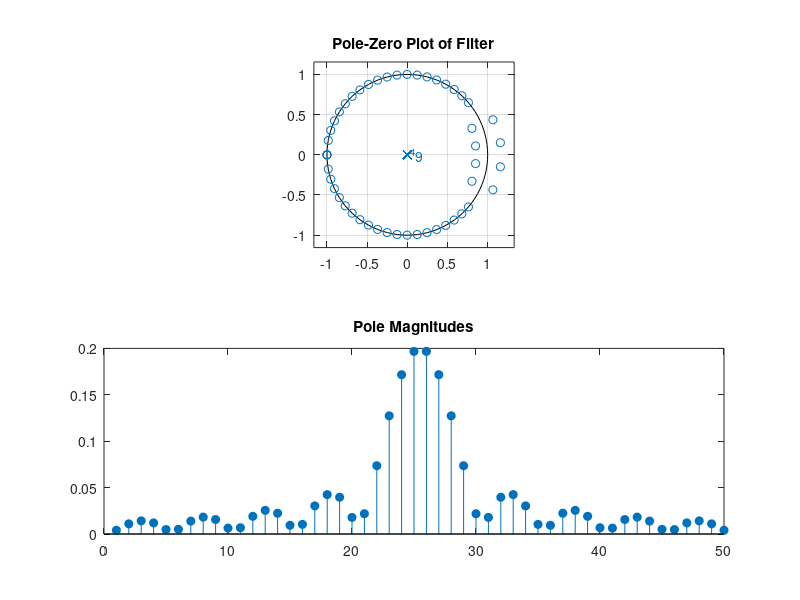
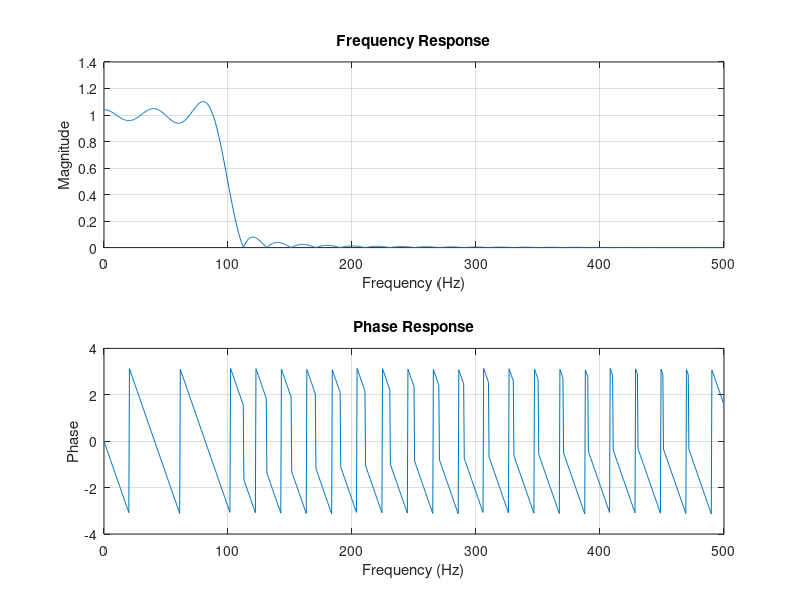

Reproduce these figures in MATLAB, in order.
clc;
clear all;
close all;

Fs = 1000;
N = 50;
fc = 100;
n = 0:N - 1;

h = (2 * fc / Fs) * sinc(2 * fc * (n - (N - 1) / 2) / Fs);
a = [1 0];
b = h;

figure;
subplot(2, 1, 1);
zplane(b, a);
title('Pole-Zero Plot of Filter');

subplot(2, 1, 2);
stem(abs(b), 'filled');
title('Pole Magnitudes');

[H, w] = freqz(b, a, 1024, Fs);

figure;
subplot(2, 1, 1);
plot(w, abs(H));
grid;
title('Frequency Response');
xlabel('Frequency (Hz)');
ylabel('Magnitude');

subplot(2, 1, 2);
plot(w, angle(H));
grid;
title('Phase Response');
xlabel('Frequency (Hz)');
ylabel('Phase');
